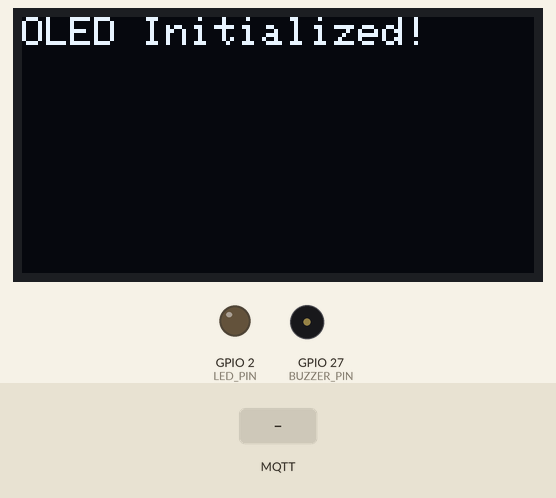
Recording of a sketch running on a simulated ESP32-S3. Shown: 128×64 one-colour display, output pins drawn as LEDs (lit = HIGH), buzzer (waves = sounding, pin HIGH). The inputs (shaded band) are chosen by the test bench. WiFi joins after 1.5 s; servers stay silent unless stated; no MQTT or app messages arrive unless stated; what the sketch prints to the serial monitor is not drawn.

Above: at 0.1 s.
5.8 s: MQTT message "Enable LED" arrives on the first subscribed topic
At 6.5 s:
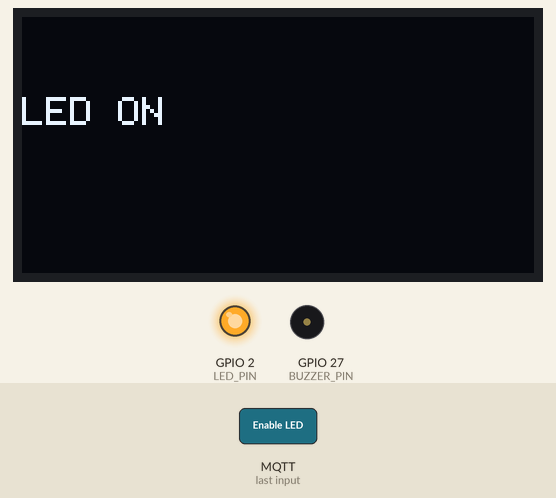
At 11.5 s:
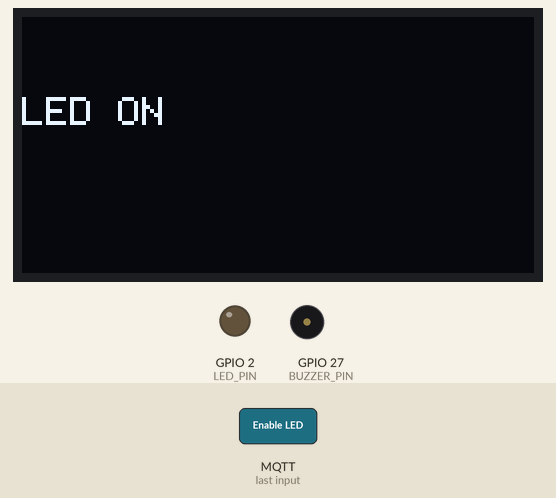
Timing chart, 0 to 13.0 s (numbered marks = the images above; inputs shaded):
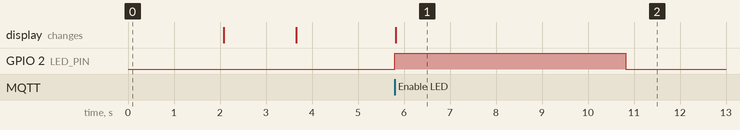

The sketch:

ESP32_Wroom_IoT_Coach_v2.1.ino
```cpp
#define BLYNK_TEMPLATE_ID ""
#define BLYNK_TEMPLATE_NAME ""
#define BLYNK_AUTH_TOKEN ""

#include <Wire.h>
#include <WiFi.h>
#include <PubSubClient.h>
#include <BlynkSimpleEsp32.h>
#include <Adafruit_Sensor.h>
#include <DHT.h>
#include <Adafruit_BMP280.h>
#include <Adafruit_SSD1306.h>

// ================== Configuration ==================
// OLED Display Settings
#define SCREEN_WIDTH 128
#define SCREEN_HEIGHT 64
Adafruit_SSD1306 display(SCREEN_WIDTH, SCREEN_HEIGHT, &Wire, -1);

// GPIO Definitions
#define LED_PIN 2
#define BUZZER_PIN 27
#define TRIG_PIN 13
#define ECHO_PIN 12
#define MOISTURE_SENSOR_PIN 34
#define DHT_PIN 25 // GPIO pin for DHT22 sensor

// Sensor Definitions
#define DHTTYPE DHT22
DHT dht(DHT_PIN, DHTTYPE);
Adafruit_BMP280 bmp; // Pressure sensor

// WiFi Credentials
const char* ssid = "";
const char* password = "";

// MQTT Settings
const char* mqttServer = "";
const int mqttPort = 1883;
WiFiClient espClient;
PubSubClient mqttClient(espClient);

// Blynk Settings
char blynkAuth[] = BLYNK_AUTH_TOKEN;

// ================== Function Prototypes ==================
void initializeOLED();
void initializeSensors();
void connectToWiFi();
void connectToMQTT();
void connectToBlynk();
void processCommand(char* topic, byte* payload, unsigned int length);
void sendResponse(const char* response);
void displayMessage(const char* message);
float measureDistance();
int readMoistureLevel();
void readDHTSensor();
void readPressureSensor();
void sendSensorDataToBlynk();

// ================== Global Variables ==================
float lastDistance = -1.0;
int lastMoisture = -1;
float lastTemperature = -1.0;
float lastHumidity = -1.0;
float lastPressure = -1.0;

// ================== Setup Function ==================
void setup() {
  Serial.begin(115200);

  // Initialize Components
  initializeOLED();
  initializeSensors();
  connectToWiFi();
  connectToMQTT();
  connectToBlynk();

  // Initialize GPIO
  pinMode(LED_PIN, OUTPUT);
  pinMode(BUZZER_PIN, OUTPUT);
  pinMode(TRIG_PIN, OUTPUT);
  pinMode(ECHO_PIN, INPUT);
  pinMode(MOISTURE_SENSOR_PIN, INPUT);
}

// ================== Loop Function ==================
void loop() {
  if (!mqttClient.connected()) {
    connectToMQTT();
  }
  mqttClient.loop();
  Blynk.run();
}

// ================== OLED Initialization ==================
void initializeOLED() {
  if (!display.begin(SSD1306_SWITCHCAPVCC, 0x3C)) { // Correct initialization
    Serial.println("SSD1306 initialization failed!");
    while (1); // Stay here if OLED initialization fails
  }
  display.clearDisplay();
  display.setTextColor(SSD1306_WHITE);
  display.setTextSize(1);
  display.setCursor(0, 0);
  display.print("OLED Initialized!");
  display.display();
  delay(2000); // Show the message for 2 seconds
}

// ================== Sensor Initialization ==================
void initializeSensors() {
  dht.begin();
  Serial.println("DHT22 initialized.");
  if (!bmp.begin(0x76)) { // 0x76 is the default I2C address for BMP280
    Serial.println("BMP280 initialization failed!");
    displayMessage("BMP280 Error!");
  } else {
    Serial.println("BMP280 initialized.");
  }
}

// ================== WiFi Connection ==================
void connectToWiFi() {
  WiFi.begin(ssid, password);
  while (WiFi.status() != WL_CONNECTED) {
    displayMessage("WiFi: Connecting...");
    delay(500);
  }
  displayMessage("WiFi Connected!");
  Serial.println("WiFi Connected!");
}

// ================== MQTT Connection ==================
void connectToMQTT() {
  mqttClient.setServer(mqttServer, mqttPort);
  mqttClient.setCallback(processCommand);

  while (!mqttClient.connected()) {
    if (mqttClient.connect("ESP32Client")) {
      Serial.println("MQTT Connected!");
      mqttClient.subscribe("iot_coach/commands");
    } else {
      delay(5000); // Retry connection every 5 seconds
    }
  }
}

// ================== Blynk Connection ==================
void connectToBlynk() {
  Blynk.config(blynkAuth);
  while (!Blynk.connected()) {
    Blynk.run();
    delay(500);
  }
  Serial.println("Blynk Connected!");
}

// ================== MQTT Command Processing ==================
void processCommand(char* topic, byte* payload, unsigned int length) {
  String command = "";
  for (int i = 0; i < length; i++) {
    command += (char)payload[i];
  }
  Serial.print("Command received: ");
  Serial.println(command);

  if (command == "Enable LED") {
    digitalWrite(LED_PIN, HIGH);
    displayMessage("LED ON");
    delay(5000);
    digitalWrite(LED_PIN, LOW);
    sendResponse("LED Toggled");
  } else if (command == "Enable Buzzer") {
    digitalWrite(BUZZER_PIN, HIGH);
    displayMessage("Buzzer ON");
    delay(5000);
    digitalWrite(BUZZER_PIN, LOW);
    sendResponse("Buzzer Toggled");
  } else if (command == "Measure Distance") {
    lastDistance = measureDistance();
    sendSensorDataToBlynk();
  } else if (command == "Measure Moisture") {
    lastMoisture = readMoistureLevel();
    sendSensorDataToBlynk();
  } else if (command == "Measure DHT Sensor") {
    readDHTSensor();
    sendSensorDataToBlynk();
  } else if (command == "Measure Pressure") {
    readPressureSensor();
    sendSensorDataToBlynk();
  } else {
    sendResponse("Unknown Command");
    displayMessage("Unknown Command");
  }
}

// ================== Sensor Readings ==================
float measureDistance() {
  digitalWrite(TRIG_PIN, LOW);
  delayMicroseconds(2);
  digitalWrite(TRIG_PIN, HIGH);
  delayMicroseconds(10);
  digitalWrite(TRIG_PIN, LOW);

  long duration = pulseIn(ECHO_PIN, HIGH, 30000);
  return (duration == 0) ? -1 : (duration * 0.034) / 2;
}

int readMoistureLevel() {
  int moistureValue = analogRead(MOISTURE_SENSOR_PIN);
  return map(moistureValue, 0, 4095, 0, 100);
}

void readDHTSensor() {
  lastTemperature = dht.readTemperature();
  lastHumidity = dht.readHumidity();

  if (isnan(lastTemperature) || isnan(lastHumidity)) {
    sendResponse("Failed to read from DHT22 sensor!");
    displayMessage("DHT22 Error");
    return;
  }

  char response[64];
  snprintf(response, sizeof(response), "Temp: %.2fC, Humidity: %.2f%%", lastTemperature, lastHumidity);
  sendResponse(response);
  displayMessage(response);
}

void readPressureSensor() {
  lastPressure = bmp.readPressure() / 100.0F;
  char response[32];
  snprintf(response, sizeof(response), "Pressure: %.2f hPa", lastPressure);
  sendResponse(response);
  displayMessage(response);
}

// ================== Data to Blynk ==================
void sendSensorDataToBlynk() {
  Blynk.virtualWrite(V0, lastDistance);
  Blynk.virtualWrite(V1, lastMoisture);
  Blynk.virtualWrite(V2, lastTemperature);
  Blynk.virtualWrite(V3, lastHumidity);
  Blynk.virtualWrite(V4, lastPressure);
}

// ================== Helper Functions ==================
void displayMessage(const char* message) {
  display.clearDisplay();
  display.setTextSize(1);
  display.setCursor(0, 20);
  display.print(message);
  display.display();
}

void sendResponse(const char* response) {
  if (mqttClient.connected()) {
    mqttClient.publish("esp32s3/responses", response);
    Serial.println("Response sent: " + String(response));
  }
}
```

Measured:
- after the input at 5.8 s, GPIO 2 (LED_PIN): LOW → HIGH at once, → LOW 5.0 s later; the display: changes at once (image 1)
